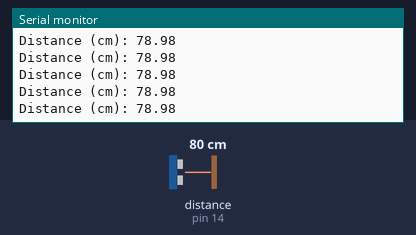
A sketch run on a simulated Arduino Uno, built with avr-gcc and run on an emulated ATmega328P. Shown: the last lines printed to the serial monitor. Wiring (inferred from the names in the program): ultrasonic range finder: trigger pin 15; echo pin 14. The inputs (shaded band) are chosen by the test bench; at power-on: distance to the obstacle (sensor on pin 14) 80 cm. The echo pulse lasts 58.3 µs per cm.

Above: at 1.2 s.
1.3 s: distance to the obstacle (sensor on pin 14) set to 4 cm
At 1.72 s:
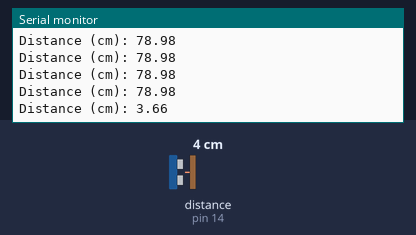
4.3 s: distance to the obstacle (sensor on pin 14) set to 2 cm
At 4.48 s:
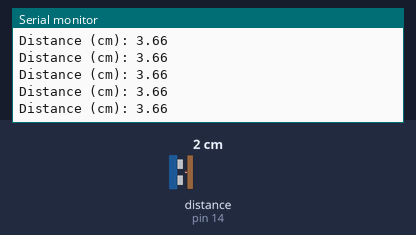
Timing chart, 0 to 7.3 s (numbered marks = the images above; inputs shaded):
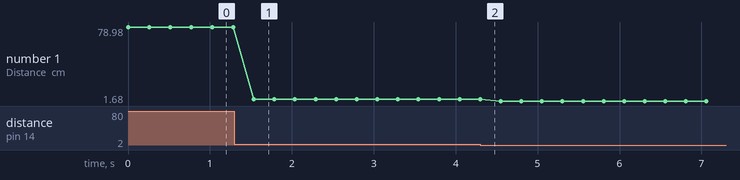

Measured:
- after the input at 1.3 s, the serial monitor: prints a new line after 0.24 s (image 1)
- plotted number 1: 78.98 → 3.66 after the input at 1.3 s, 3.66 → 1.68 after the input at 4.3 s

The sketch:

ultrasonic_sensor.ino
```cpp
const int trig_pin = 15;
const int echo_pin = 14;

#define SOUND_SPEED 340
#define TRIG_PULSE_DURATION_US 10

long ultrason_duration;
float distance_cm;

void setup() {
  // put your setup code here, to run once:
  Serial.begin(115200);
  pinMode(trig_pin, OUTPUT);
  pinMode(echo_pin, INPUT);
}

void loop() {
  // put your main code here, to run repeatedly:
  digitalWrite(trig_pin, 0);
  delayMicroseconds(2);

  digitalWrite(trig_pin, 1);
  delayMicroseconds(TRIG_PULSE_DURATION_US);
  digitalWrite(trig_pin, 0);

  ultrason_duration = pulseIn(echo_pin, 1);

  distance_cm = ultrason_duration * SOUND_SPEED/2 * 0.0001;

  Serial.print("Distance (cm): ");
  Serial.println(distance_cm);

  delay(250);
}
```
